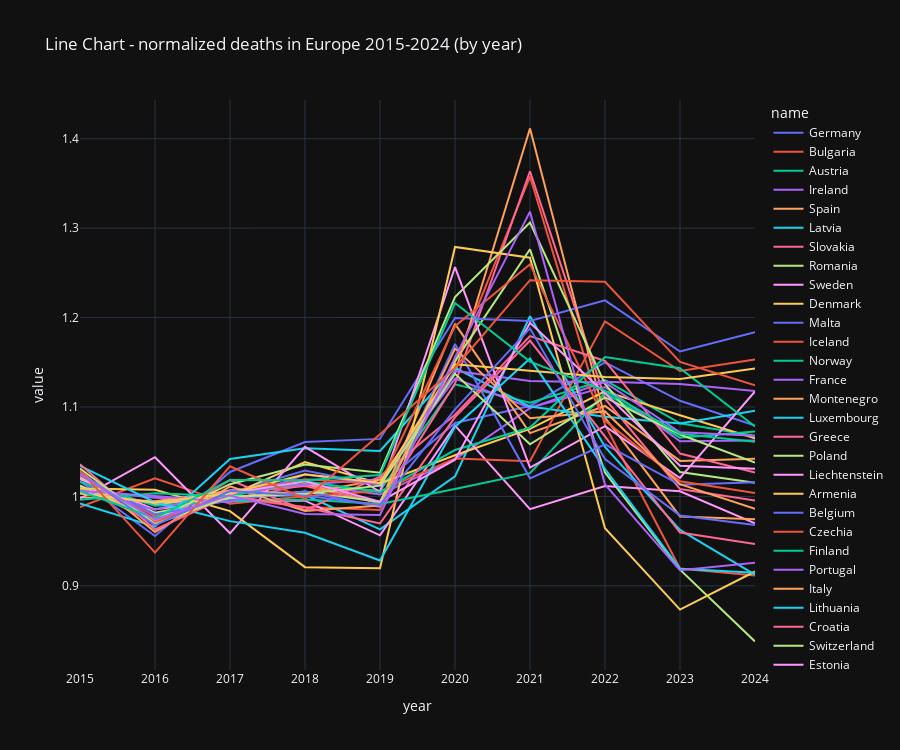

Write notebook code for a chart like this one.
### Markdown cell above
* Note
the chart below shows that all the countries went through the pandemic 2020-2021,
however some countries recovered (1.0 or less), and other countries still have higher than normal death rates (over 1.0).

### Code cell
title = 'Line Chart - normalized deaths in Europe 2015-2024 (by year)'
display(MD(f'### {title}'))

temp = cd[(cd['source']=='deaths') & (cd['filter']=='TOTAL') & (cd['value_type']=='normalized')]
temp = temp.sort_values(by='value', ascending=True)
temp = temp.sort_values(by='year', ascending=True)

fig = px.line(
    temp,
    x='year',
    y='value',
    color='name',
    height=750 ,
    hover_data={
        'name', 'abbr', 'value'
    },
    title=title
    )
fig.update_layout(template="plotly_dark")

### Figure 1 — Plotly figure (JSON) as saved in the notebook; plotly's stock layout.template omitted (floating-point values rounded to 4 significant figures)
{"data": [{"customdata": [["Germany", "DE"], ["Germany", "DE"], ["Germany", "DE"], ["Germany", "DE"], ["Germany", "DE"], ["Germany", "DE"], ["Germany", "DE"], ["Germany", "DE"], ["Germany", "DE"], ["Germany", "DE"]], "hovertemplate": "name=%{customdata[0]}<br>year=%{x}<br>value=%{y}<br>abbr=%{customdata[1]}<extra></extra>", "legendgroup": "Germany", "line": {"color": "#636efa", "dash": "solid"}, "marker": {"symbol": "circle"}, "mode": "lines", "name": "Germany", "orientation": "v", "showlegend": true, "type": "scatter", "x": [2015, 2016, 2017, 2018, 2019, 2020, 2021, 2022, 2023, 2024], "xaxis": "x", "y": [1.016, 0.9793, 1.004, 1.029, 1.012, 1.082, 1.101, 1.15, 1.107, 1.079], "yaxis": "y"}, {"customdata": [["Bulgaria", "BG"], ["Bulgaria", "BG"], ["Bulgaria", "BG"], ["Bulgaria", "BG"], ["Bulgaria", "BG"], ["Bulgaria", "BG"], ["Bulgaria", "BG"], ["Bulgaria", "BG"], ["Bulgaria", "BG"], ["Bulgaria", "BG"]], "hovertemplate": "name=%{customdata[0]}<br>year=%{x}<br>value=%{y}<br>abbr=%{customdata[1]}<extra></extra>", "legendgroup": "Bulgaria", "line": {"color": "#EF553B", "dash": "solid"}, "marker": {"symbol": "circle"}, "mode": "lines", "name": "Bulgaria", "orientation": "v", "showlegend": true, "type": "scatter", "x": [2015, 2016, 2017, 2018, 2019, 2020, 2021, 2022, 2023, 2024], "xaxis": "x", "y": [1.024, 0.9775, 0.9984, 0.9883, 0.9847, 1.15, 1.358, 1.08, 0.9193, 0.9117], "yaxis": "y"}, {"customdata": [["Austria", "AT"], ["Austria", "AT"], ["Austria", "AT"], ["Austria", "AT"], ["Austria", "AT"], ["Austria", "AT"], ["Austria", "AT"], ["Austria", "AT"], ["Austria", "AT"], ["Austria", "AT"]], "hovertemplate": "name=%{customdata[0]}<br>year=%{x}<br>value=%{y}<br>abbr=%{customdata[1]}<extra></extra>", "legendgroup": "Austria", "line": {"color": "#00cc96", "dash": "solid"}, "marker": {"symbol": "circle"}, "mode": "lines", "name": "Austria", "orientation": "v", "showlegend": true, "type": "scatter", "x": [2015, 2016, 2017, 2018, 2019, 2020, 2021, 2022, 2023, 2024], "xaxis": "x", "y": [1.024, 0.9729, 1.003, 1.013, 1.006, 1.125, 1.105, 1.13, 1.082, 1.068], "yaxis": "y"}, {"customdata": [["Ireland", "IE"], ["Ireland", "IE"], ["Ireland", "IE"], ["Ireland", "IE"], ["Ireland", "IE"], ["Ireland", "IE"], ["Ireland", "IE"], ["Ireland", "IE"], ["Ireland", "IE"], ["Ireland", "IE"]], "hovertemplate": "name=%{customdata[0]}<br>year=%{x}<br>value=%{y}<br>abbr=%{customdata[1]}<extra></extra>", "legendgroup": "Ireland", "line": {"color": "#ab63fa", "dash": "solid"}, "marker": {"symbol": "circle"}, "mode": "lines", "name": "Ireland", "orientation": "v", "showlegend": true, "type": "scatter", "x": [2015, 2016, 2017, 2018, 2019, 2020, 2021, 2022, 2023, 2024], "xaxis": "x", "y": [1.007, 0.9984, 0.9946, 1.014, 1.002, 1.041, 1.099, 1.128, 1.126, 1.118], "yaxis": "y"}, {"customdata": [["Spain", "ES"], ["Spain", "ES"], ["Spain", "ES"], ["Spain", "ES"], ["Spain", "ES"], ["Spain", "ES"], ["Spain", "ES"], ["Spain", "ES"], ["Spain", "ES"], ["Spain", "ES"]], "hovertemplate": "name=%{customdata[0]}<br>year=%{x}<br>value=%{y}<br>abbr=%{customdata[1]}<extra></extra>", "legendgroup": "Spain", "line": {"color": "#FFA15A", "dash": "solid"}, "marker": {"symbol": "circle"}, "mode": "lines", "name": "Spain", "orientation": "v", "showlegend": true, "type": "scatter", "x": [2015, 2016, 2017, 2018, 2019, 2020, 2021, 2022, 2023, 2024], "xaxis": "x", "y": [1.023, 0.9712, 1.006, 1.014, 0.9922, 1.193, 1.071, 1.101, 1.04, 1.042], "yaxis": "y"}, {"customdata": [["Latvia", "LV"], ["Latvia", "LV"], ["Latvia", "LV"], ["Latvia", "LV"], ["Latvia", "LV"], ["Latvia", "LV"], ["Latvia", "LV"], ["Latvia", "LV"], ["Latvia", "LV"], ["Latvia", "LV"]], "hovertemplate": "name=%{customdata[0]}<br>year=%{x}<br>value=%{y}<br>abbr=%{customdata[1]}<extra></extra>", "legendgroup": "Latvia", "line": {"color": "#19d3f3", "dash": "solid"}, "marker": {"symbol": "circle"}, "mode": "lines", "name": "Latvia", "orientation": "v", "showlegend": true, "type": "scatter", "x": [2015, 2016, 2017, 2018, 2019, 2020, 2021, 2022, 2023, 2024], "xaxis": "x", "y": [1.01, 0.9913, 0.9989, 1.002, 0.9631, 1.022, 1.201, 1.055, 0.9626, 0.9126], "yaxis": "y"}, {"customdata": [["Slovakia", "SK"], ["Slovakia", "SK"], ["Slovakia", "SK"], ["Slovakia", "SK"], ["Slovakia", "SK"], ["Slovakia", "SK"], ["Slovakia", "SK"], ["Slovakia", "SK"], ["Slovakia", "SK"], ["Slovakia", "SK"]], "hovertemplate": "name=%{customdata[0]}<br>year=%{x}<br>value=%{y}<br>abbr=%{customdata[1]}<extra></extra>", "legendgroup": "Slovakia", "line": {"color": "#FF6692", "dash": "solid"}, "marker": {"symbol": "circle"}, "mode": "lines", "name": "Slovakia", "orientation": "v", "showlegend": true, "type": "scatter", "x": [2015, 2016, 2017, 2018, 2019, 2020, 2021, 2022, 2023, 2024], "xaxis": "x", "y": [1.023, 0.9733, 1.004, 1.012, 0.9926, 1.126, 1.364, 1.109, 1.008, 0.9953], "yaxis": "y"}, {"customdata": [["Romania", "RO"], ["Romania", "RO"], ["Romania", "RO"], ["Romania", "RO"], ["Romania", "RO"], ["Romania", "RO"], ["Romania", "RO"], ["Romania", "RO"], ["Romania", "RO"], ["Romania", "RO"]], "hovertemplate": "name=%{customdata[0]}<br>year=%{x}<br>value=%{y}<br>abbr=%{customdata[1]}<extra></extra>", "legendgroup": "Romania", "line": {"color": "#B6E880", "dash": "solid"}, "marker": {"symbol": "circle"}, "mode": "lines", "name": "Romania", "orientation": "v", "showlegend": true, "type": "scatter", "x": [2015, 2016, 2017, 2018, 2019, 2020, 2021, 2022, 2023, 2024], "xaxis": "x", "y": [1.021, 0.9817, 0.9977, 1.005, 0.9939, 1.151, 1.276, 1.027, 0.9181, 0.8378], "yaxis": "y"}, {"customdata": [["Sweden", "SE"], ["Sweden", "SE"], ["Sweden", "SE"], ["Sweden", "SE"], ["Sweden", "SE"], ["Sweden", "SE"], ["Sweden", "SE"], ["Sweden", "SE"], ["Sweden", "SE"], ["Sweden", "SE"]], "hovertemplate": "name=%{customdata[0]}<br>year=%{x}<br>value=%{y}<br>abbr=%{customdata[1]}<extra></extra>", "legendgroup": "Sweden", "line": {"color": "#FF97FF", "dash": "solid"}, "marker": {"symbol": "circle"}, "mode": "lines", "name": "Sweden", "orientation": "v", "showlegend": true, "type": "scatter", "x": [2015, 2016, 2017, 2018, 2019, 2020, 2021, 2022, 2023, 2024], "xaxis": "x", "y": [1.019, 0.9856, 0.9951, 0.9952, 0.9565, 1.079, 0.9858, 1.012, 1.006, 0.9699], "yaxis": "y"}, {"customdata": [["Denmark", "DK"], ["Denmark", "DK"], ["Denmark", "DK"], ["Denmark", "DK"], ["Denmark", "DK"], ["Denmark", "DK"], ["Denmark", "DK"], ["Denmark", "DK"], ["Denmark", "DK"], ["Denmark", "DK"]], "hovertemplate": "name=%{customdata[0]}<br>year=%{x}<br>value=%{y}<br>abbr=%{customdata[1]}<extra></extra>", "legendgroup": "Denmark", "line": {"color": "#FECB52", "dash": "solid"}, "marker": {"symbol": "circle"}, "mode": "lines", "name": "Denmark", "orientation": "v", "showlegend": true, "type": "scatter", "x": [2015, 2016, 2017, 2018, 2019, 2020, 2021, 2022, 2023, 2024], "xaxis": "x", "y": [1.007, 0.9914, 1.001, 1.038, 1.014, 1.046, 1.075, 1.118, 1.091, 1.065], "yaxis": "y"}, {"customdata": [["Malta", "MT"], ["Malta", "MT"], ["Malta", "MT"], ["Malta", "MT"], ["Malta", "MT"], ["Malta", "MT"], ["Malta", "MT"], ["Malta", "MT"], ["Malta", "MT"], ["Malta", "MT"]], "hovertemplate": "name=%{customdata[0]}<br>year=%{x}<br>value=%{y}<br>abbr=%{customdata[1]}<extra></extra>", "legendgroup": "Malta", "line": {"color": "#636efa", "dash": "solid"}, "marker": {"symbol": "circle"}, "mode": "lines", "name": "Malta", "orientation": "v", "showlegend": true, "type": "scatter", "x": [2015, 2016, 2017, 2018, 2019, 2020, 2021, 2022, 2023, 2024], "xaxis": "x", "y": [1.017, 0.9557, 1.027, 1.061, 1.064, 1.2, 1.196, 1.219, 1.162, 1.184], "yaxis": "y"}, {"customdata": [["Iceland", "IS"], ["Iceland", "IS"], ["Iceland", "IS"], ["Iceland", "IS"], ["Iceland", "IS"], ["Iceland", "IS"], ["Iceland", "IS"], ["Iceland", "IS"], ["Iceland", "IS"], ["Iceland", "IS"]], "hovertemplate": "name=%{customdata[0]}<br>year=%{x}<br>value=%{y}<br>abbr=%{customdata[1]}<extra></extra>", "legendgroup": "Iceland", "line": {"color": "#EF553B", "dash": "solid"}, "marker": {"symbol": "circle"}, "mode": "lines", "name": "Iceland", "orientation": "v", "showlegend": true, "type": "scatter", "x": [2015, 2016, 2017, 2018, 2019, 2020, 2021, 2022, 2023, 2024], "xaxis": "x", "y": [0.9881, 1.02, 0.9917, 1.0, 1.006, 1.042, 1.039, 1.196, 1.14, 1.153], "yaxis": "y"}, {"customdata": [["Norway", "NO"], ["Norway", "NO"], ["Norway", "NO"], ["Norway", "NO"], ["Norway", "NO"], ["Norway", "NO"], ["Norway", "NO"], ["Norway", "NO"], ["Norway", "NO"], ["Norway", "NO"]], "hovertemplate": "name=%{customdata[0]}<br>year=%{x}<br>value=%{y}<br>abbr=%{customdata[1]}<extra></extra>", "legendgroup": "Norway", "line": {"color": "#00cc96", "dash": "solid"}, "marker": {"symbol": "circle"}, "mode": "lines", "name": "Norway", "orientation": "v", "showlegend": true, "type": "scatter", "x": [2015, 2016, 2017, 2018, 2019, 2020, 2021, 2022, 2023, 2024], "xaxis": "x", "y": [1.016, 0.9895, 0.9944, 0.9966, 0.9915, 1.008, 1.026, 1.116, 1.066, 1.072], "yaxis": "y"}, {"customdata": [["France", "FR"], ["France", "FR"], ["France", "FR"], ["France", "FR"], ["France", "FR"], ["France", "FR"], ["France", "FR"], ["France", "FR"], ["France", "FR"], ["France", "FR"]], "hovertemplate": "name=%{customdata[0]}<br>year=%{x}<br>value=%{y}<br>abbr=%{customdata[1]}<extra></extra>", "legendgroup": "France", "line": {"color": "#ab63fa", "dash": "solid"}, "marker": {"symbol": "circle"}, "mode": "lines", "name": "France", "orientation": "v", "showlegend": true, "type": "scatter", "x": [2015, 2016, 2017, 2018, 2019, 2020, 2021, 2022, 2023, 2024], "xaxis": "x", "y": [1.008, 0.9851, 1.007, 1.013, 1.019, 1.132, 1.099, 1.122, 1.062, 1.062], "yaxis": "y"}, {"customdata": [["Montenegro", "ME"], ["Montenegro", "ME"], ["Montenegro", "ME"], ["Montenegro", "ME"], ["Montenegro", "ME"], ["Montenegro", "ME"], ["Montenegro", "ME"], ["Montenegro", "ME"], ["Montenegro", "ME"], ["Montenegro", "ME"]], "hovertemplate": "name=%{customdata[0]}<br>year=%{x}<br>value=%{y}<br>abbr=%{customdata[1]}<extra></extra>", "legendgroup": "Montenegro", "line": {"color": "#FFA15A", "dash": "solid"}, "marker": {"symbol": "circle"}, "mode": "lines", "name": "Montenegro", "orientation": "v", "showlegend": true, "type": "scatter", "x": [2015, 2016, 2017, 2018, 2019, 2020, 2021, 2022, 2023, 2024], "xaxis": "x", "y": [0.999, 0.9947, 1.006, 1.003, 1.019, 1.138, 1.411, 1.088, 0.9777, 0.9744], "yaxis": "y"}, {"customdata": [["Luxembourg", "LU"], ["Luxembourg", "LU"], ["Luxembourg", "LU"], ["Luxembourg", "LU"], ["Luxembourg", "LU"], ["Luxembourg", "LU"], ["Luxembourg", "LU"], ["Luxembourg", "LU"], ["Luxembourg", "LU"], ["Luxembourg", "LU"]], "hovertemplate": "name=%{customdata[0]}<br>year=%{x}<br>value=%{y}<br>abbr=%{customdata[1]}<extra></extra>", "legendgroup": "Luxembourg", "line": {"color": "#19d3f3", "dash": "solid"}, "marker": {"symbol": "circle"}, "mode": "lines", "name": "Luxembourg", "orientation": "v", "showlegend": true, "type": "scatter", "x": [2015, 2016, 2017, 2018, 2019, 2020, 2021, 2022, 2023, 2024], "xaxis": "x", "y": [0.9921, 0.9661, 1.042, 1.054, 1.051, 1.144, 1.1, 1.089, 1.082, 1.096], "yaxis": "y"}, {"customdata": [["Greece", "EL"], ["Greece", "EL"], ["Greece", "EL"], ["Greece", "EL"], ["Greece", "EL"], ["Greece", "EL"], ["Greece", "EL"], ["Greece", "EL"], ["Greece", "EL"], ["Greece", "EL"]], "hovertemplate": "name=%{customdata[0]}<br>year=%{x}<br>value=%{y}<br>abbr=%{customdata[1]}<extra></extra>", "legendgroup": "Greece", "line": {"color": "#FF6692", "dash": "solid"}, "marker": {"symbol": "circle"}, "mode": "lines", "name": "Greece", "orientation": "v", "showlegend": true, "type": "scatter", "x": [2015, 2016, 2017, 2018, 2019, 2020, 2021, 2022, 2023, 2024], "xaxis": "x", "y": [1.012, 0.9695, 1.018, 0.9845, 1.022, 1.091, 1.179, 1.151, 1.048, 1.027], "yaxis": "y"}, {"customdata": [["Poland", "PL"], ["Poland", "PL"], ["Poland", "PL"], ["Poland", "PL"], ["Poland", "PL"], ["Poland", "PL"], ["Poland", "PL"], ["Poland", "PL"], ["Poland", "PL"], ["Poland", "PL"]], "hovertemplate": "name=%{customdata[0]}<br>year=%{x}<br>value=%{y}<br>abbr=%{customdata[1]}<extra></extra>", "legendgroup": "Poland", "line": {"color": "#B6E880", "dash": "solid"}, "marker": {"symbol": "circle"}, "mode": "lines", "name": "Poland", "orientation": "v", "showlegend": true, "type": "scatter", "x": [2015, 2016, 2017, 2018, 2019, 2020, 2021, 2022, 2023, 2024], "xaxis": "x", "y": [1.012, 0.9744, 1.014, 1.036, 1.026, 1.223, 1.306, 1.126, 1.027, 1.015], "yaxis": "y"}, {"customdata": [["Liechtenstein", "LI"], ["Liechtenstein", "LI"], ["Liechtenstein", "LI"], ["Liechtenstein", "LI"], ["Liechtenstein", "LI"], ["Liechtenstein", "LI"], ["Liechtenstein", "LI"], ["Liechtenstein", "LI"], ["Liechtenstein", "LI"], ["Liechtenstein", "LI"]], "hovertemplate": "name=%{customdata[0]}<br>year=%{x}<br>value=%{y}<br>abbr=%{customdata[1]}<extra></extra>", "legendgroup": "Liechtenstein", "line": {"color": "#FF97FF", "dash": "solid"}, "marker": {"symbol": "circle"}, "mode": "lines", "name": "Liechtenstein", "orientation": "v", "showlegend": true, "type": "scatter", "x": [2015, 2016, 2017, 2018, 2019, 2020, 2021, 2022, 2023, 2024], "xaxis": "x", "y": [0.9974, 1.044, 0.9588, 1.055, 1.005, 1.256, 1.032, 1.079, 1.021, 1.117], "yaxis": "y"}, {"customdata": [["Armenia", "AM"], ["Armenia", "AM"], ["Armenia", "AM"], ["Armenia", "AM"], ["Armenia", "AM"], ["Armenia", "AM"], ["Armenia", "AM"], ["Armenia", "AM"], ["Armenia", "AM"], ["Armenia", "AM"]], "hovertemplate": "name=%{customdata[0]}<br>year=%{x}<br>value=%{y}<br>abbr=%{customdata[1]}<extra></extra>", "legendgroup": "Armenia", "line": {"color": "#FECB52", "dash": "solid"}, "marker": {"symbol": "circle"}, "mode": "lines", "name": "Armenia", "orientation": "v", "showlegend": true, "type": "scatter", "x": [2015, 2016, 2017, 2018, 2019, 2020, 2021, 2022, 2023, 2024], "xaxis": "x", "y": [1.009, 1.007, 0.9835, 0.9209, 0.9196, 1.279, 1.267, 0.9644, 0.8735, 0.916], "yaxis": "y"}, {"customdata": [["Belgium", "BE"], ["Belgium", "BE"], ["Belgium", "BE"], ["Belgium", "BE"], ["Belgium", "BE"], ["Belgium", "BE"], ["Belgium", "BE"], ["Belgium", "BE"], ["Belgium", "BE"], ["Belgium", "BE"]], "hovertemplate": "name=%{customdata[0]}<br>year=%{x}<br>value=%{y}<br>abbr=%{customdata[1]}<extra></extra>", "legendgroup": "Belgium", "line": {"color": "#636efa", "dash": "solid"}, "marker": {"symbol": "circle"}, "mode": "lines", "name": "Belgium", "orientation": "v", "showlegend": true, "type": "scatter", "x": [2015, 2016, 2017, 2018, 2019, 2020, 2021, 2022, 2023, 2024], "xaxis": "x", "y": [1.024, 0.9799, 0.9958, 1.005, 0.9881, 1.17, 1.02, 1.058, 1.013, 1.016], "yaxis": "y"}, {"customdata": [["Czechia", "CZ"], ["Czechia", "CZ"], ["Czechia", "CZ"], ["Czechia", "CZ"], ["Czechia", "CZ"], ["Czechia", "CZ"], ["Czechia", "CZ"], ["Czechia", "CZ"], ["Czechia", "CZ"], ["Czechia", "CZ"]], "hovertemplate": "name=%{customdata[0]}<br>year=%{x}<br>value=%{y}<br>abbr=%{customdata[1]}<extra></extra>", "legendgroup": "Czechia", "line": {"color": "#EF553B", "dash": "solid"}, "marker": {"symbol": "circle"}, "mode": "lines", "name": "Czechia", "orientation": "v", "showlegend": true, "type": "scatter", "x": [2015, 2016, 2017, 2018, 2019, 2020, 2021, 2022, 2023, 2024], "xaxis": "x", "y": [1.024, 0.9707, 1.005, 1.019, 1.014, 1.19, 1.26, 1.085, 1.017, 1.004], "yaxis": "y"}, {"customdata": [["Finland", "FI"], ["Finland", "FI"], ["Finland", "FI"], ["Finland", "FI"], ["Finland", "FI"], ["Finland", "FI"], ["Finland", "FI"], ["Finland", "FI"], ["Finland", "FI"], ["Finland", "FI"]], "hovertemplate": "name=%{customdata[0]}<br>year=%{x}<br>value=%{y}<br>abbr=%{customdata[1]}<extra></extra>", "legendgroup": "Finland", "line": {"color": "#00cc96", "dash": "solid"}, "marker": {"symbol": "circle"}, "mode": "lines", "name": "Finland", "orientation": "v", "showlegend": true, "type": "scatter", "x": [2015, 2016, 2017, 2018, 2019, 2020, 2021, 2022, 2023, 2024], "xaxis": "x", "y": [0.9964, 1.004, 1.0, 1.017, 1.005, 1.052, 1.077, 1.156, 1.143, 1.078], "yaxis": "y"}, {"customdata": [["Portugal", "PT"], ["Portugal", "PT"], ["Portugal", "PT"], ["Portugal", "PT"], ["Portugal", "PT"], ["Portugal", "PT"], ["Portugal", "PT"], ["Portugal", "PT"], ["Portugal", "PT"], ["Portugal", "PT"]], "hovertemplate": "name=%{customdata[0]}<br>year=%{x}<br>value=%{y}<br>abbr=%{customdata[1]}<extra></extra>", "legendgroup": "Portugal", "line": {"color": "#ab63fa", "dash": "solid"}, "marker": {"symbol": "circle"}, "mode": "lines", "name": "Portugal", "orientation": "v", "showlegend": true, "type": "scatter", "x": [2015, 2016, 2017, 2018, 2019, 2020, 2021, 2022, 2023, 2024], "xaxis": "x", "y": [1.006, 1.0, 0.9936, 1.025, 1.013, 1.14, 1.129, 1.127, 1.072, 1.068], "yaxis": "y"}, {"customdata": [["Italy", "IT"], ["Italy", "IT"], ["Italy", "IT"], ["Italy", "IT"], ["Italy", "IT"], ["Italy", "IT"], ["Italy", "IT"], ["Italy", "IT"], ["Italy", "IT"], ["Italy", "IT"]], "hovertemplate": "name=%{customdata[0]}<br>year=%{x}<br>value=%{y}<br>abbr=%{customdata[1]}<extra></extra>", "legendgroup": "Italy", "line": {"color": "#FFA15A", "dash": "solid"}, "marker": {"symbol": "circle"}, "mode": "lines", "name": "Italy", "orientation": "v", "showlegend": true, "type": "scatter", "x": [2015, 2016, 2017, 2018, 2019, 2020, 2021, 2022, 2023, 2024], "xaxis": "x", "y": [1.028, 0.9603, 1.011, 0.9836, 0.9899, 1.165, 1.087, 1.095, 1.014, 0.9862], "yaxis": "y"}, {"customdata": [["Lithuania", "LT"], ["Lithuania", "LT"], ["Lithuania", "LT"], ["Lithuania", "LT"], ["Lithuania", "LT"], ["Lithuania", "LT"], ["Lithuania", "LT"], ["Lithuania", "LT"], ["Lithuania", "LT"], ["Lithuania", "LT"]], "hovertemplate": "name=%{customdata[0]}<br>year=%{x}<br>value=%{y}<br>abbr=%{customdata[1]}<extra></extra>", "legendgroup": "Lithuania", "line": {"color": "#19d3f3", "dash": "solid"}, "marker": {"symbol": "circle"}, "mode": "lines", "name": "Lithuania", "orientation": "v", "showlegend": true, "type": "scatter", "x": [2015, 2016, 2017, 2018, 2019, 2020, 2021, 2022, 2023, 2024], "xaxis": "x", "y": [1.034, 0.9935, 0.9724, 0.9593, 0.9284, 1.078, 1.154, 1.03, 0.9192, 0.9148], "yaxis": "y"}, {"customdata": [["Croatia", "HR"], ["Croatia", "HR"], ["Croatia", "HR"], ["Croatia", "HR"], ["Croatia", "HR"], ["Croatia", "HR"], ["Croatia", "HR"], ["Croatia", "HR"], ["Croatia", "HR"], ["Croatia", "HR"]], "hovertemplate": "name=%{customdata[0]}<br>year=%{x}<br>value=%{y}<br>abbr=%{customdata[1]}<extra></extra>", "legendgroup": "Croatia", "line": {"color": "#FF6692", "dash": "solid"}, "marker": {"symbol": "circle"}, "mode": "lines", "name": "Croatia", "orientation": "v", "showlegend": true, "type": "scatter", "x": [2015, 2016, 2017, 2018, 2019, 2020, 2021, 2022, 2023, 2024], "xaxis": "x", "y": [1.036, 0.963, 1.001, 0.9876, 0.9697, 1.089, 1.174, 1.067, 0.9596, 0.9469], "yaxis": "y"}, {"customdata": [["Switzerland", "CH"], ["Switzerland", "CH"], ["Switzerland", "CH"], ["Switzerland", "CH"], ["Switzerland", "CH"], ["Switzerland", "CH"], ["Switzerland", "CH"], ["Switzerland", "CH"], ["Switzerland", "CH"], ["Switzerland", "CH"]], "hovertemplate": "name=%{customdata[0]}<br>year=%{x}<br>value=%{y}<br>abbr=%{customdata[1]}<extra></extra>", "legendgroup": "Switzerland", "line": {"color": "#B6E880", "dash": "solid"}, "marker": {"symbol": "circle"}, "mode": "lines", "name": "Switzerland", "orientation": "v", "showlegend": true, "type": "scatter", "x": [2015, 2016, 2017, 2018, 2019, 2020, 2021, 2022, 2023, 2024], "xaxis": "x", "y": [1.031, 0.9691, 0.9999, 1.003, 1.012, 1.137, 1.058, 1.111, 1.069, 1.038], "yaxis": "y"}, {"customdata": [["Estonia", "EE"], ["Estonia", "EE"], ["Estonia", "EE"], ["Estonia", "EE"], ["Estonia", "EE"], ["Estonia", "EE"], ["Estonia", "EE"], ["Estonia", "EE"], ["Estonia", "EE"], ["Estonia", "EE"]], "hovertemplate": "name=%{customdata[0]}<br>year=%{x}<br>value=%{y}<br>abbr=%{customdata[1]}<extra></extra>", "legendgroup": "Estonia", "line": {"color": "#FF97FF", "dash": "solid"}, "marker": {"symbol": "circle"}, "mode": "lines", "name": "Estonia", "orientation": "v", "showlegend": true, "type": "scatter", "x": [2015, 2016, 2017, 2018, 2019, 2020, 2021, 2022, 2023, 2024], "xaxis": "x", "y": [1.004, 0.9929, 1.003, 1.017, 0.9941, 1.041, 1.194, 1.115, 1.034, 1.031], "yaxis": "y"}, {"customdata": [["Netherlands", "NL"], ["Netherlands", "NL"], ["Netherlands", "NL"], ["Netherlands", "NL"], ["Netherlands", "NL"], ["Netherlands", "NL"], ["Netherlands", "NL"], ["Netherlands", "NL"], ["Netherlands", "NL"], ["Netherlands", "NL"]], "hovertemplate": "name=%{customdata[0]}<br>year=%{x}<br>value=%{y}<br>abbr=%{customdata[1]}<extra></extra>", "legendgroup": "Netherlands", "line": {"color": "#FECB52", "dash": "solid"}, "marker": {"symbol": "circle"}, "mode": "lines", "name": "Netherlands", "orientation": "v", "showlegend": true, "type": "scatter", "x": [2015, 2016, 2017, 2018, 2019, 2020, 2021, 2022, 2023, 2024], "xaxis": "x", "y": [1.003, 0.9932, 1.003, 1.025, 1.015, 1.148, 1.14, 1.134, 1.131, 1.143], "yaxis": "y"}, {"customdata": [["Hungary", "HU"], ["Hungary", "HU"], ["Hungary", "HU"], ["Hungary", "HU"], ["Hungary", "HU"], ["Hungary", "HU"], ["Hungary", "HU"], ["Hungary", "HU"], ["Hungary", "HU"], ["Hungary", "HU"]], "hovertemplate": "name=%{customdata[0]}<br>year=%{x}<br>value=%{y}<br>abbr=%{customdata[1]}<extra></extra>", "legendgroup": "Hungary", "line": {"color": "#636efa", "dash": "solid"}, "marker": {"symbol": "circle"}, "mode": "lines", "name": "Hungary", "orientation": "v", "showlegend": true, "type": "scatter", "x": [2015, 2016, 2017, 2018, 2019, 2020, 2021, 2022, 2023, 2024], "xaxis": "x", "y": [1.026, 0.9676, 1.006, 1.001, 0.9905, 1.097, 1.188, 1.042, 0.9787, 0.9681], "yaxis": "y"}, {"customdata": [["Cyprus", "CY"], ["Cyprus", "CY"], ["Cyprus", "CY"], ["Cyprus", "CY"], ["Cyprus", "CY"], ["Cyprus", "CY"], ["Cyprus", "CY"], ["Cyprus", "CY"], ["Cyprus", "CY"], ["Cyprus", "CY"]], "hovertemplate": "name=%{customdata[0]}<br>year=%{x}<br>value=%{y}<br>abbr=%{customdata[1]}<extra></extra>", "legendgroup": "Cyprus", "line": {"color": "#EF553B", "dash": "solid"}, "marker": {"symbol": "circle"}, "mode": "lines", "name": "Cyprus", "orientation": "v", "showlegend": true, "type": "scatter", "x": [2015, 2016, 2017, 2018, 2019, 2020, 2021, 2022, 2023, 2024], "xaxis": "x", "y": [1.029, 0.9372, 1.034, 0.9974, 1.07, 1.144, 1.242, 1.24, 1.15, 1.124], "yaxis": "y"}, {"customdata": [["Slovenia", "SI"], ["Slovenia", "SI"], ["Slovenia", "SI"], ["Slovenia", "SI"], ["Slovenia", "SI"], ["Slovenia", "SI"], ["Slovenia", "SI"], ["Slovenia", "SI"], ["Slovenia", "SI"], ["Slovenia", "SI"]], "hovertemplate": "name=%{customdata[0]}<br>year=%{x}<br>value=%{y}<br>abbr=%{customdata[1]}<extra></extra>", "legendgroup": "Slovenia", "line": {"color": "#00cc96", "dash": "solid"}, "marker": {"symbol": "circle"}, "mode": "lines", "name": "Slovenia", "orientation": "v", "showlegend": true, "type": "scatter", "x": [2015, 2016, 2017, 2018, 2019, 2020, 2021, 2022, 2023, 2024], "xaxis": "x", "y": [1.006, 0.9756, 1.018, 1.018, 1.024, 1.216, 1.151, 1.118, 1.07, 1.061], "yaxis": "y"}, {"customdata": [["Serbia", "RS"], ["Serbia", "RS"], ["Serbia", "RS"], ["Serbia", "RS"], ["Serbia", "RS"], ["Serbia", "RS"], ["Serbia", "RS"], ["Serbia", "RS"], ["Serbia", "RS"], ["Serbia", "RS"]], "hovertemplate": "name=%{customdata[0]}<br>year=%{x}<br>value=%{y}<br>abbr=%{customdata[1]}<extra></extra>", "legendgroup": "Serbia", "line": {"color": "#ab63fa", "dash": "solid"}, "marker": {"symbol": "circle"}, "mode": "lines", "name": "Serbia", "orientation": "v", "showlegend": true, "type": "scatter", "x": [2015, 2016, 2017, 2018, 2019, 2020, 2021, 2022, 2023, 2024], "xaxis": "x", "y": [1.025, 0.9742, 1.001, 0.9804, 0.9793, 1.155, 1.318, 1.013, 0.9174, 0.9259], "yaxis": "y"}], "layout": {"height": 750, "legend": {"title": {"text": "name"}, "tracegroupgap": 0}, "title": {"text": "Line Chart - normalized deaths in Europe 2015-2024 (by year)"}, "xaxis": {"anchor": "y", "domain": [0, 1], "title": {"text": "year"}}, "yaxis": {"anchor": "x", "domain": [0, 1], "title": {"text": "value"}}}}
